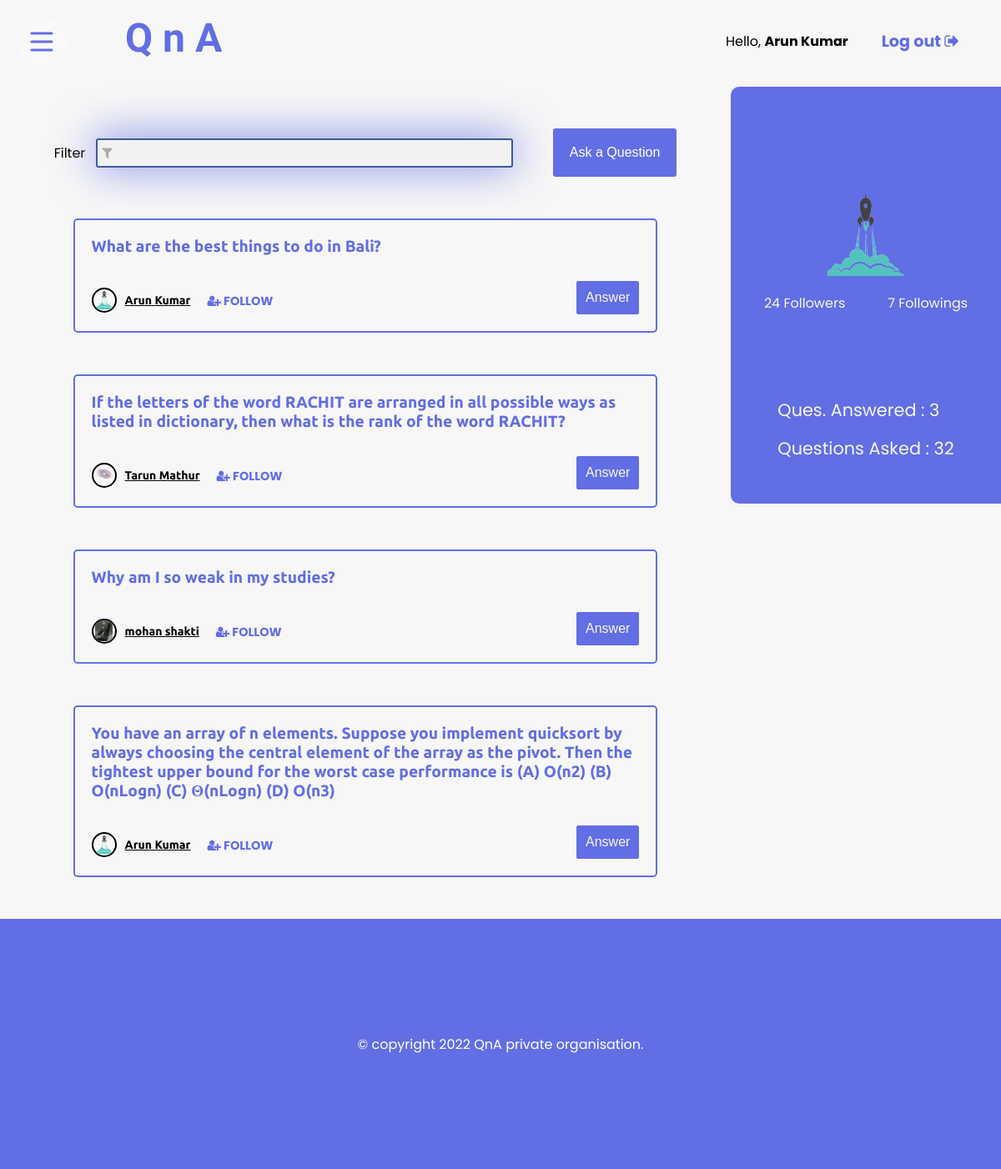
The page /user_home (signed in) on the database its author committed.
### study/models.py (models this page shows, shortened)
class Questions(models.Model):
    id = models.AutoField
    que = RichTextField(blank=True, null=True)
    topic = models.CharField(max_length=100, null=True)
    ans = RichTextField(blank=True, null=True)
    user = models.CharField(max_length=50, null=True)
    user_id = models.IntegerField(max_length=100, null=True)
    atopic = models.CharField(max_length=100, null=True)
    h = models.IntegerField(max_length=200, null=True)
    nh = models.IntegerField(max_length=200, null=True)

class Signup(models.Model):
    user = models.ForeignKey(User, on_delete=models.CASCADE)
    mobile = models.CharField(max_length=20, null=True)
    gender = models.CharField(max_length=10, null=True)
    dob = models.CharField(max_length=10, null=True)
    follower = models.IntegerField(max_length=200, null=True)
    following = models.IntegerField(max_length=200, null=True)
    que_asked = models.IntegerField(max_length=100, null=True)
    answered = models.IntegerField(max_length=100, null=True)
    usr_img = models.ImageField(upload_to="img/", default="")

### study/views.py (the view)
# urls.py: path('user_home', user_home, name="user_home"),
def user_home(request):
    data = Questions.objects.all()
    user = request.user
    all_user_data = Signup.objects.all()
    user_data = Signup.objects.all().filter(user__exact=user.id)[0]
    lst = []
    for i in data:
        if i.que is not None and i.que != "":
            lst.append([i, str(i.id)])
    for i in range(len(lst)-1):
        random_index = random.randint(0, len(lst)-1)
        temp = lst.pop(random_index)
        lst.append(temp)
    d = {'data': data, 'lst': lst, 'u_data': user_data, 'all_usr': all_user_data}
    if not request.user.is_authenticated:
        return redirect('login')
    return render(request, 'user_home.html', d)

### study/templates/user_home.html
{% load static %} {% include 'user_navigation.html' %}
<link rel="stylesheet" href="{% static 'css/userhome.css' %}" />
<div class="main-user-view">
  <div class="left-user-main">
    <div class="search">
      <span>Filter</span>
      <i class="fa fa-filter"></i>
      <input class="srch" type="search" name="" id="" />
      <div class="ask-btn">
        <a href="{% url 'add_que_user' %}"><button>Ask a Question</button></a>
      </div>
    </div>
    {% for i, j in lst %}
    <div class="usr-ques">
      <div class="ques-wrapper">
        <div class="quess">{{ i.que }}</div>
      </div>
      <div class="ans-btn">
        <div class="ques-askes-inf">
          <div class="ans-usr-img">
            {% for k in all_usr %} {% if k.user.id == i.user_id %}
            <img src="{{ MEDIA_URL }}/media/{{ k.usr_img }}" alt="" />
            {% endif %} {% endfor %}
          </div>
          <div class="ans-usr-name">{{ i.user }}</div>
          <div class="follow">
            <a href="{% url 'follow_inc' i.user_id %}"
              ><i class="fa fa-user-plus"></i> FOLLOW</a
            >
          </div>
        </div>
        <a href="{% url 'add_ans_user' i.id%}"><button>Answer</button></a>
      </div>
    </div>
    {% endfor %}
  </div>
  <div class="right-user-main">
    <div class="usr-img">
      <img src="{{ MEDIA_URL }}/media/{{ u_data.usr_img }}" alt="" />
    </div>
    <div class="follow-container">
      <div class="box">
        <p>{{ u_data.follower }} Followers</p>
      </div>
      <div class="box">
        <p>{{ u_data.following }} Followings</p>
      </div>
    </div>
    <div class="asked">
      <p>Ques. Answered : {{ u_data.answered}}</p>
      <p>Questions Asked : {{ u_data.que_asked }}</p>
    </div>
  </div>
</div>
{% include 'footer.html' %}

### study/templates/user_navigation.html (shortened to what this page needs)
<!DOCTYPE html>
<html>
  <head>
    {% load static %}
    <link
      rel="stylesheet"
      href="https://cdnjs.cloudflare.com/ajax/libs/font-awesome/4.7.0/css/font-awesome.min.css"
    />
    <link rel="stylesheet" href="{% static 'css/userhome.css' %}" />
  </head>
  <body>
    <div class="cross menu--1">
      <label>
        <svg viewBox="0 0 100 100" xmlns="http://www.w3.org/2000/svg">
          <circle cx="50" cy="50" r="30" />
          <path class="line--1" d="M0 40h62c13 0 6 28-4 18L35 35" />
          <path class="line--2" d="M0 50h70" />
          <path class="line--3" d="M0 60h62c13 0 6-28-4-18L35 65" />
        </svg>
      </label>
    </div>
    <header>
      <a href="{% url 'user_home' %}"><div class="logo">Q n A</div></a>
      <div class="log-out">
        <p>
          Hello,
          <span style="font-weight: bold"
            >{{ user.first_name }} {{ user.last_name }}</span
          >
        </p>
        <a href="{% url 'logout' %}"
          ><p class="lout">Log out <i class="fa fa-sign-out"></i></p
        ></a>
      </div>
    </header>
  </body>
</html>

### study/static/css/userhome.css (style rules this page uses)
* { margin: 0; box-sizing: border-box; }
body { background-color: #f7f7f7; font-family: "Poppins"; overflow-x: hidden; }
:root { --primary: #626ee3; }
img { max-width: 100%; max-height: 100%; }
a { text-decoration: none; color: inherit; }
.menu--1 > label { display: block; cursor: pointer; position: absolute; left: 0; top: 0; width: 100px; height: 100px; background-color: #f7f7f7; max-width: 150px; max-height: 150px; }
.logo { font-family: "Fascinate", cursive; font-size: 3rem; font-weight: bolder; color: var(--primary); padding-top: 17px; margin-left: 150px; }
header { display: flex; justify-content: space-between; align-items: center; }
.log-out { display: flex; align-items: center; margin-top: 25px; margin-right: 50px; }
.log-out > p { padding-right: 20px; }
.lout { color: var(--primary); font-weight: bold; font-size: 1.2rem; margin-left: 20px; cursor: pointer; }
.main-user-view { width: 100%; display: flex; margin-top: 30px; }
.left-user-main { width: 73%; display: flex; flex-direction: column; align-items: center; margin-top: 50px; }
.right-user-main { width: 27%; height: 500px; background: var(--primary); border-radius: 10px 0 0 10px; display: flex; justify-content: center; align-items: center; flex-direction: column; }
.usr-img { width: 100px; height: 100px; margin-top: 90px; display: flex; justify-content: center; }
.follow-container { display: flex; width: 80%; justify-content: space-between; margin-right: 15px; padding-left: 15px; }
.box { display: flex; color: #f7f7f7; margin-top: 20px; }
.asked { color: #f7f7f7; font-size: 1.3rem; margin-top: 100px; }
.asked > p { margin-bottom: 15px; }
.srch { border: 2px solid #3a5ba0; appearance: none; padding: 6px; height: 35px; padding-left: 25px; width: 500px; border-radius: 3px; background: #f2f2f2; outline: none; display: block; box-shadow: 0px -1px 50px 2px rgba(98, 110, 227, 0.75); }
.search { display: flex; align-items: center; justify-content: space-between; }
.fa-filter { position: relative; left: 20px; top: 0px; color: #aaa; }
.usr-ques { display: flex; width: 80%; padding: 20px 20px; margin-top: 50px; display: flex; flex-direction: column; color: var(--primary); font-weight: bold; border-radius: 5px; border: 2px solid var(--primary); }
.quess { font-family: "Ubuntu"; font-size: 1.2rem; }
.ques-wrapper { display: flex; flex-direction: column; }
.ans-btn { display: flex; justify-content: space-between; align-items: center; margin-top: 10px; }
.ans-btn > a > button { background: none; border: 1px solid var(--primary); padding: 10px; border-radius: 2px; font-size: 1rem; color: #f7f7f7; background: var(--primary); cursor: pointer; transition: background-color 0.4s ease, color 0.4s ease; margin-top: 20px; }
.ques-askes-inf { display: flex; justify-content: center; align-items: center; margin-top: 25px; }
.ans-usr-img { width: 30px; height: 30px; border-radius: 50%; border: 2px solid black; display: flex; justify-content: center; align-items: center; overflow: hidden; }
.ans-usr-name { margin-left: 10px; font-family: "Ubuntu"; font-size: 14px; color: black; font-weight: bold; text-decoration: underline; }
.follow { margin-left: 20px; cursor: pointer; font-size: 0.9rem; margin-top: 4px; }
.ask-btn { margin-left: 48px; }
.ask-btn > a > button { background: none; background-color: var(--primary); border: none; padding: 20px; color: white; font-size: 1rem; border-radius: 3px; cursor: pointer; }

### rows shown on the page
Questions: que "What are the best things to do in Bali?", user "Arun Kumar"
Signup: usr_img (picture), follower "24", following "7", answered "3", que_asked "32"
Questions: que "If the letters of the word RACHIT are arranged in all possible ways as listed in dictionary, then what is the rank of the word RACHIT?", user "Tarun Mathur"
Signup: usr_img (picture)
Questions: que "Why am I so weak in my studies?", user "mohan shakti"
Signup: usr_img (picture)
Questions: que "You have an array of n elements. Suppose you implement quicksort by always choosing the central element of the array as the pivot. Then the tightest upper bound for the worst case performance is (A) O(n2) (B) O(nLogn) (C) Θ(nLogn) (D) O(n3)", user "Arun Kumar"

### other values the page prints
{{ user.first_name }} "Arun"
{{ user.last_name }} "Kumar"
